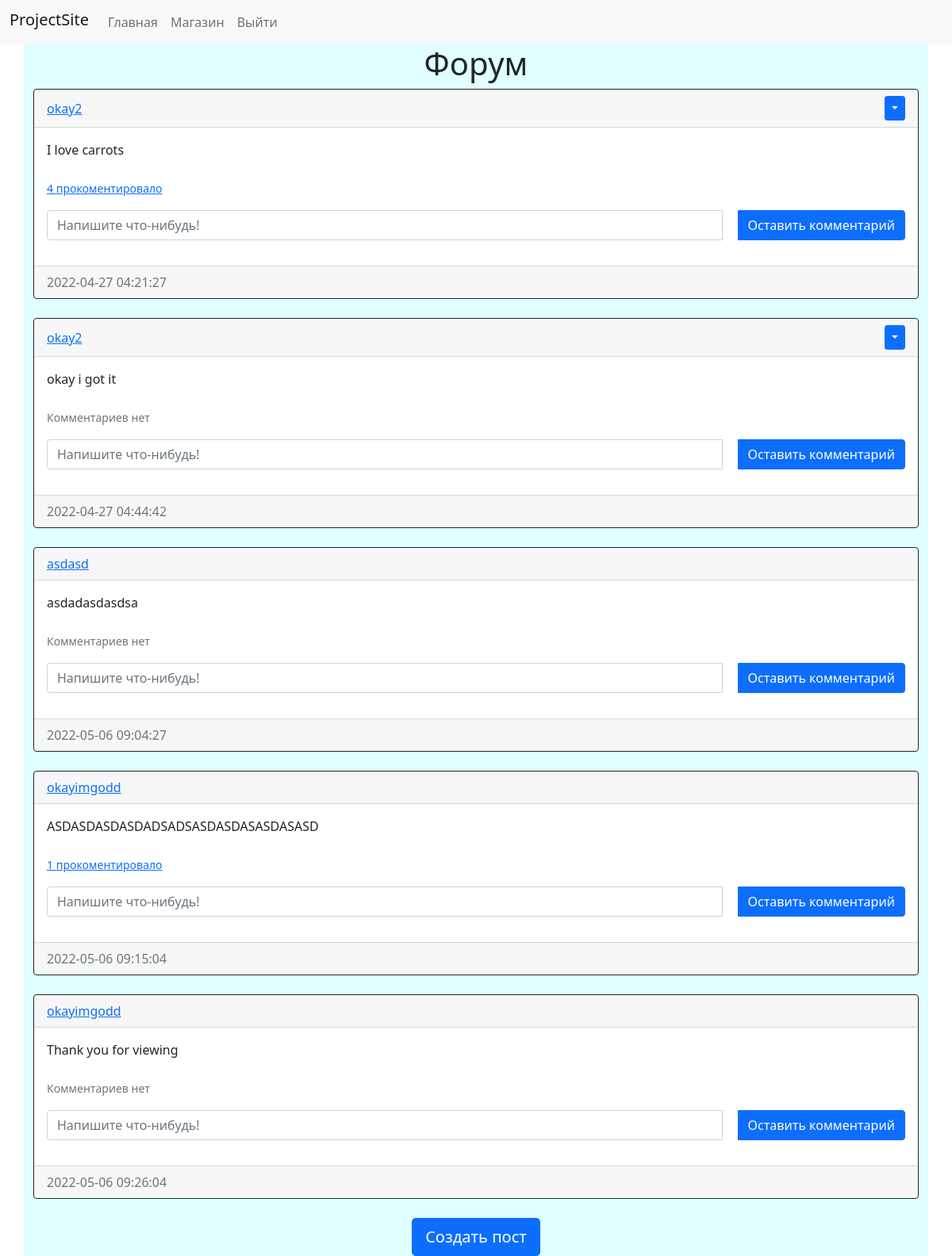
Screenshot of /home (signed in) with the database file from the repository.
### website/models.py (models this page shows)
class Post(db.Model):
    id = db.Column(db.Integer, primary_key=True)
    text = db.Column(db.Text, nullable=False)
    date_created = db.Column(db.DateTime(timezone=True), default=func.now())
    author = db.Column(db.Integer, db.ForeignKey(
        'user.id', ondelete="CASCADE"), nullable=False)
    comments = db.relationship('Comment', backref='post', passive_deletes=True)

class User(db.Model, UserMixin):
    id = db.Column(db.Integer, primary_key=True)
    email = db.Column(db.String(150), unique=True)
    username = db.Column(db.String(150), unique=True)
    password = db.Column(db.String(150))
    date_created = db.Column(db.DateTime(timezone=True), default=func.now())
    balance = db.Column(db.Integer(), nullable=False, default=3000)
    posts = db.relationship('Post', backref='user', passive_deletes=True)
    comments = db.relationship('Comment', backref='user', passive_deletes=True)

### website/routes.py (the view)
@routes.route("/", methods=['GET', 'POST'])
@routes.route("/home")
@login_required
def home():
    posts = Post.query.all()
    return render_template("home.html", user=current_user, posts=posts)

### website/__init__.py (called while the page is built)
def create_app():
    app = Flask(__name__)
    app.config['SECRET_KEY'] = 'd7a57350f65758fa2b5d3334'
    app.config['SQLALCHEMY_DATABASE_URI'] = f'sqlite:///{DB_NAME}'
    db.init_app(app)
    from .routes import routes
    from .routes_autho import auth
    app.register_blueprint(routes, url_prefix="/")
    app.register_blueprint(auth, url_prefix="/")
    from .models import User, Post, Comment
    create_database(app)
    login_manager = LoginManager()
    login_manager.login_view = "auth.login"
    login_manager.login_message = u"Пожалуйста, войдите"
    login_manager.init_app(app)
    @login_manager.user_loader
    def load_user(id):
        return User.query.get(int(id))
    return app

### website/templates/home.html
{% extends "posts_div.html" %} {% block title %}Главная{% endblock %}

### website/templates/posts_div.html (shortened to what this page needs)
{% extends "base.html" %} {% block title %}Home{% endblock %}
{% block content %}
<h1 align="center">{% block header %}Форум{% endblock %}</h1>
<div id="posts">
  {% for post in posts %}
  <div class="card border-dark">
    <div class="card-header d-flex justify-content-between align-items-center">
      <a href="/posts/{{post.user.username}}">{{post.user.username}}</a>
      {% if user.id == post.author %}
      <div class="btn-group">
        <button
          type="button"
          class="btn btn-sm btn-primary dropdown-toggle"
          data-bs-toggle="dropdown"
        ></button>
      </div>
      {% endif %}
    </div>
    <div class="card-body">
      <div class="card-text">{{post.text}}</div>
      <br />
      <p class="card-text">
        {% if post.comments|length > 0 %}
        <a data-bs-toggle="collapse" href="#comments-{{post.id}}" role="button">
          <small>{{post.comments|length}} прокоментировало</small>
        </a>
        {% else %}
        <small class="text-muted">Комментариев нет</small>
        {% endif %}
      </p>
      <form
        class="input-group mb-3"
        method="POST"
        action="/create-comment/{{post.id}}"
      >
        <input
          type="text"
          id="text"
          name="text"
          class="form-control"
          placeholder="Напишите что-нибудь!"
          style="margin-right: 20px;"
        />
        <button type="submit" class="btn btn-primary">Оставить комментарий</button>
      </form>
    </div>
    <div class="card-footer text-muted">{{post.date_created}}</div>
  </div>
  <br/ > {% endfor %}
</div>
{% block footer %}
<div align="center">
  <a href="/create-post"
    ><button type="button" class="btn btn-primary btn-lg">
      Создать пост
    </button></a
  >
</div>
{% endblock %} {% endblock %}

### rows the page displays
Post: user.username "okay2", text "I love carrots", comments|length "4", date_created "2022-04-27 04:21:27"
Post: user.username "okay2", text "okay i got it", shows "Комментариев нет", date_created "2022-04-27 04:44:42"
Post: user.username "asdasd", text "asdadasdasdsa", shows "Комментариев нет", date_created "2022-05-06 09:04:27"
Post: user.username "okayimgodd", text "ASDASDASDASDADSADSASDASDASASDASASD", comments|length "1", date_created "2022-05-06 09:15:04"
Post: user.username "okayimgodd", text "Thank you for viewing", shows "Комментариев нет", date_created "2022-05-06 09:26:04"
